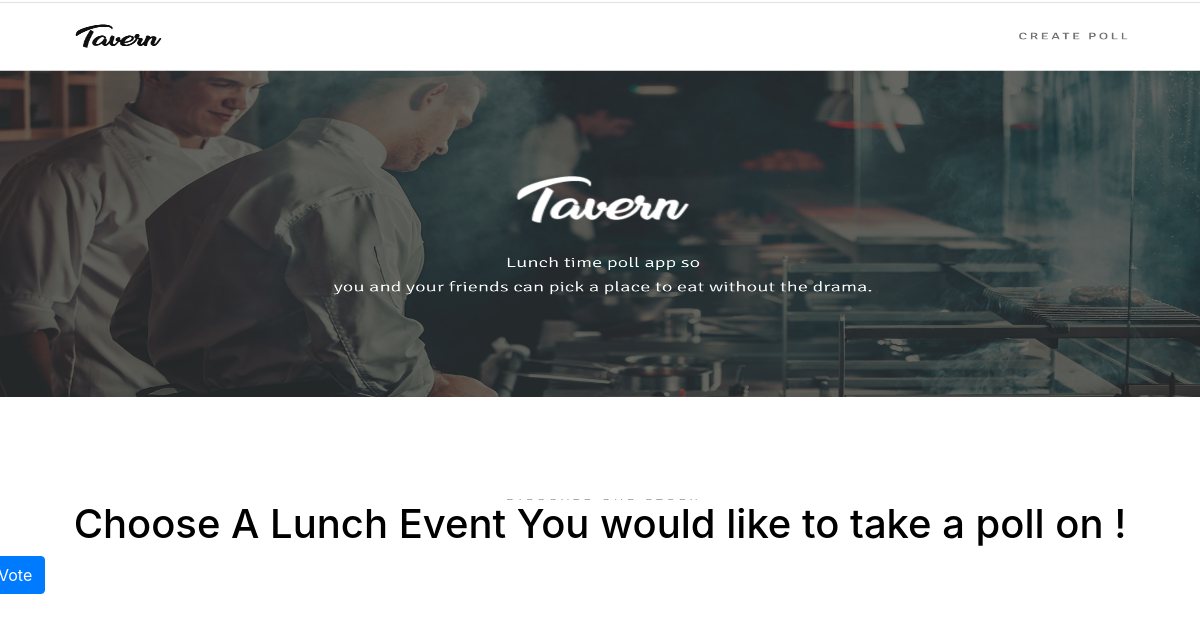
The page /2/ on the database as committed earlier.
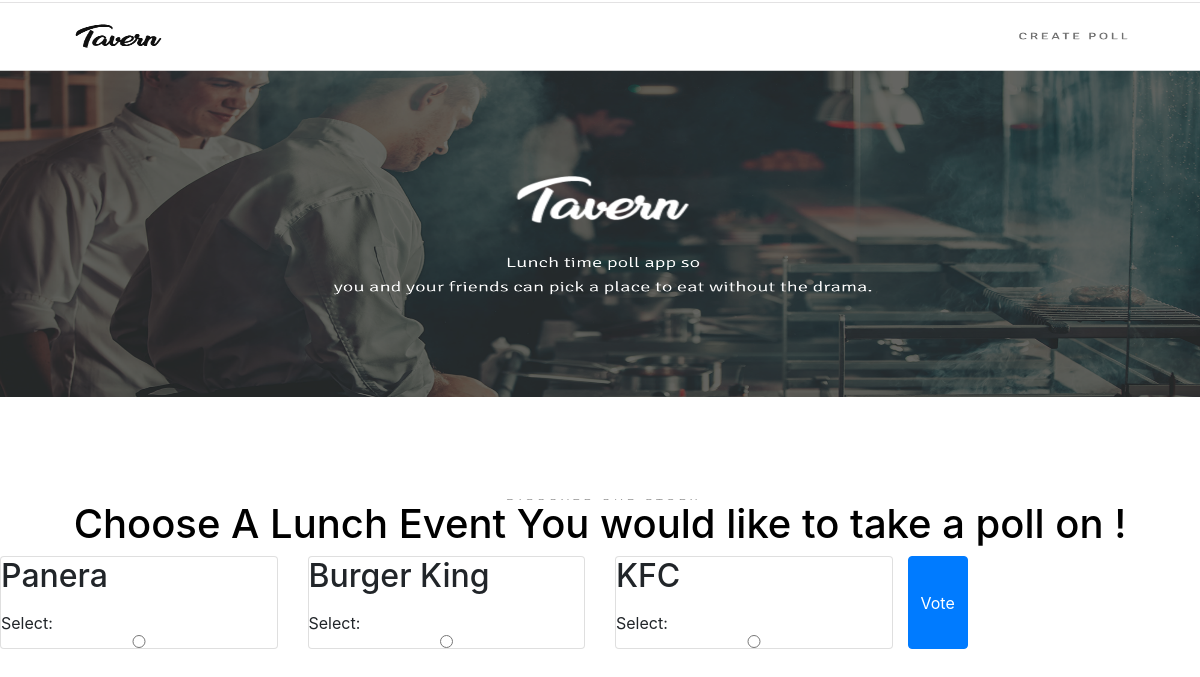
The same page on the database as committed later.
### tavern/models.py (models this page shows, shortened)
class Location(models.Model):
    lunch = models.ForeignKey('Lunch', on_delete=models.CASCADE)
    suggested_locations = models.CharField(max_length=100,  null=True)
    votes = models.IntegerField(default=0)

### tavern/views.py (the view)
# urls.py: path('<int:pk>/', views.Details.as_view(), name='detail'),
class Details(TemplateView):
    template_name = "details.html"
    def get_context_data(self, **kwargs):
        available_locations = Location.objects.all()
        lunch_pk = self.kwargs.get('pk')
        lunch = Lunch.objects.get(pk=lunch_pk)
        context = {
                "details": available_locations,
                "lunch": lunch
        }
        return context

### tavern/templates/details.html (shortened to what this page needs)
{% extends "base.html"%}
{% block content %}
   <form action="{% url 'tavern:vote' lunch.id %}" method="post" class="row">
       {% for location in lunch.location_set.all %}
            <div class="col-md-3">
                <div class="card">
                  <label for="Location{{ forloop.counter }}">
                      <h2>{{ location.suggested_locations }}</h2>
                  </label>
                       Select: <input type="radio" name="location" id="location{{ forloop.counter }}" value="{{ location.id }}" />
                </div>
            </div>
       {% endfor %}
       <input type="submit" class="btn btn-primary" value="Vote" />
    </form>
{% endblock %}

Rows that differ between the two databases and show on the page:
added Location: suggested_locations "Panera"
added Location: suggested_locations "Burger King"
added Location: suggested_locations "KFC"
